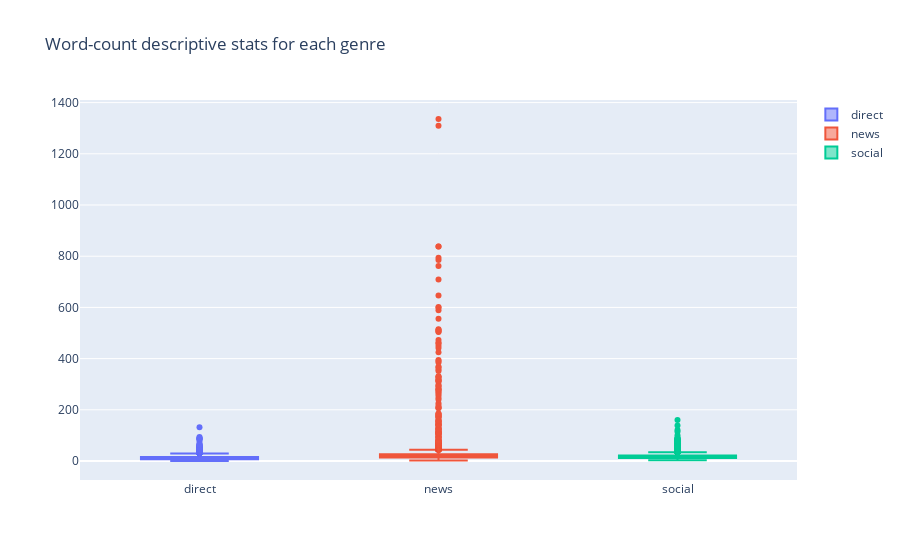

This figure's notebook cell:
### Markdown cell above
#### Question 3: What is the distribution of words-counts for each genre? Are there any outliers?

### Code cell
# as a Boxplot    

graph = []
# extract data needed for visuals
message_length_direct = df[df['genre'] == 'direct']['message'].apply(lambda x: len(tokenize(x)))
message_length_news = df[df['genre'] == 'news']['message'].apply(lambda x: len(tokenize(x)))
message_length_social = df[df['genre'] == 'social']['message'].apply(lambda x: len(tokenize(x)))
messages_box = [('direct', message_length_direct), ('news', message_length_news), ('social', message_length_social)]

graph = [go.Box(y=message_length, name=message_type) for message_type, message_length in messages_box]
    
layout = dict(title = 'Word-count descriptive stats for each genre')

# append all charts to the figures list
figures = []
figures.append(dict(data=graph, layout=layout))

fig = go.Figure(figures[0])

fig.show()

### Figure 1 — Plotly figure (JSON) as saved in the notebook; plotly's stock layout.template omitted (floating-point values rounded to 4 significant figures; data arrays with more than 128 entries replaced by an {"elided": "..."} marker saying what was removed)
{"data": [{"name": "direct", "type": "box", "y": {"elided": "10634 int values"}}, {"name": "news", "type": "box", "y": {"elided": "13036 int values"}}, {"name": "social", "type": "box", "y": {"elided": "2358 int values"}}], "layout": {"title": {"text": "Word-count descriptive stats for each genre"}}}
